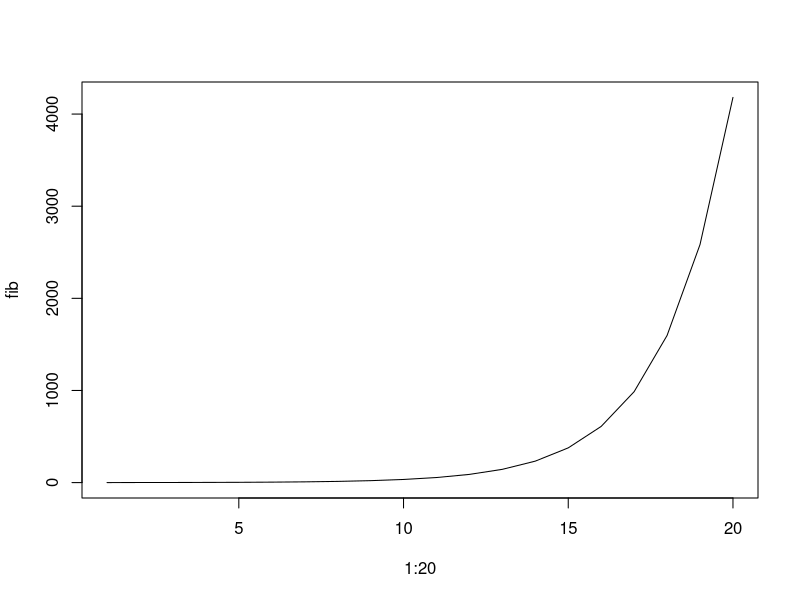

Generate this figure with R: (Note: this script raises an error after producing the figure.)
# 0.1 Libraryk behívása ----------

require("dplyr")
require("lazyeval")
require("ggplot2")
require("purrr")
require("gridExtra")

# 0.2 Ismétlés ----------
# Írjunk olyan parancsot, ami tetszőleges hosszúságú Fibonacci számsort állít elő!
# Fibonacci-sor:
# Olyan sorozat, amely minden n-edik elemének értéke megegyezik az n-1-edik
# és az n-2-edik elem összegével:
# 0, 1, 1, 2, 3, 5, 8, 13, 21, stb.
# Íjrunk egy olyan parancsot, ami megkeresi az x-nél kisebb összes prímszámot!

fib <- c(0,1)
for (i in 3:20) {
  fib[[i]] <- fib[[i-1]] + fib[[i-2]]
  print(i)
  print(fib)
}
plot(1:20,fib,type='l')
# 1. Függvények ----
# Hogyan tudjuk megoldani azt, hogy ugyanazt a parancsot tetszőleges változón,
# vagy bemeneti értéken hajtsuk végre?

x = 99
if (x > 100) {
    print("Juhu, a szam nagyobb szaznal.")
} else if (x == 100) {
    print("Hoho, a szam pont 100!")
} else {
    print("Sajnos a szam kisebb 100-nal")
}

# Jó lenne egy olyan parancs, pléldáulaminek a neve például check100,
# ahova csak beírom a számot és megmondja a választ a kérdésre így:

#     x=99
#     check100(x)
#     output: [1] "A szám kisebb, mint száz!"

# A megoldás: függvény!
# Végrehajtja nekünk ugyanazt a parancsot, tetszőleges bemenettel
# Működése:

#     <<bemenet>> --> függvény --> <<kimenet>>
#     
# Szintaxisa:

#     függvény_név <- function(argumentum) {
#       kimeneti_érték <- csinálj-valamit-az-argumentummal
#       return(kimeneti_érték)
#     }

adj_hozza_egyet <- function(x) {
  x + 1
}

adj_hozza_egyet(3)

check_100 <- function(szam) {
    if (szam > 100) {
        szoveg <- "Juhu, a szam nagyobb szaznal."
    } else if (szam == 100) {
        szoveg <- "Hoho, a szam pont 100!"
    } else {
        szoveg  <-"Sajnos a szam kisebb 100-nal"
    }
    return(szoveg)
}

check_100(77)

check_100(100)

check_100(1000)

# 1.1 Lokális és globális változók --------
# Ha a függvényen belül létrehozunk egy változót, azt nem tudjuk a függvényen kívül elérni!!!

# Miért más az eredménye az alábbi két parancs végrehajtásának?


szoveg <- 'semmi'
szam <- 77

if (szam > 100) {
    szoveg <- "Juhu, a szam nagyobb szaznal."
} else if (szam == 100) {
    szoveg <- "Hoho, a szam pont 100!"
} else {
    szoveg <- "Sajnos a szam kisebb 100-nal"
}

print(szoveg)

szam <- 77
szoveg <- 'semmi'

check_100 <- function(szam) {
    if (szam > 100) {
        szoveg <- "Juhu, a szam nagyobb szaznal."
    } else if (szam == 100) {
        szoveg <- "Hoho, a szam pont 100!"
    } else {
        szoveg <- "Sajnos a szam kisebb 100-nal"
    }
    return(szoveg)
}

check_100(77)
print(szoveg)

# A <<- hozzárendelés globális változót csinál a változóból,
# amihez az értéket rendeljük, így azt a függvényen kívülről is elérjük:

szoveg <- 'semmi'

check_100 <- function(szam) {
    if (szam > 100) {
        szoveg <<- "Juhu, a szam nagyobb szaznal."
    } else if (szam == 100) {
        szoveg <<- "Hoho, a szam pont 100!"
    } else {
        szoveg <<- "Sajnos a szam kisebb 100-nal"
    }
    return(szoveg)
}

check_100(77)
print(szoveg)

# Működőképes lehet a következő függvény?
x <- c(1,2)

append_x <- function(number) {
    x <- append(x,number)
}

append_x(3)
print(x)

# Hogy lehetne működőképessé tenni?


append_x(3)
print(x)

adj_nullat <- function(){
  return(0)
}

x <- adj_nullat()
x

# 1.2 Feladatok --------

# Írjunk olyan függvényt, ami az adott számra megmondja nekünk,
# hogy az pozitív, negatív, vagy 0!


# Írjunk a Fibonacci sorozatra függvényt, ami tetszőleges szám beadására
# kiadja az annak megfelelő hosszúságú Fibonacci-sort, pl.:

#     fib(8)
#     Output: [1] 0,1,1,2,3,5,8,13

x <- fib(fib_hossz=8)
x
# 2 A tanultak alkalmazása elemzésnél ----

# 2.1 Statisztikai függvények --------
# Készíthetünk függvényeket különböző statisztikai problémákra

# Példa:
# A standard hiba kiszámításához szükség van a szórás [sd()],
# az elemszám [length()] és a gyök [sqrt] függvények kombinálására:

mtcars$mpg

sem <- function(data) {
    return(sd(data)/sqrt(length(data)))
}

sem(mtcars$mpg)

# De kiszámíthatjuk a konfidencia-intervallumot is!
# A konfidencia intervallum n>30 esetén a standard normál eloszláshoz,
# míg n<=30-nál a megfelelő szabadságfokú t eloszláshoz tartozó érték.
# A két eloszláshoz az qnorm() és qt() függvények lesznek segítségül.

# Értelmezzük az elkészített függvényt, mit csinál pontosan:


CI <- function(dataset) {
    if (length(dataset) > 30) {
        m = qnorm(0.975)
    }
    else {
        m = qt(0.975,df=(length(dataset)-1))
    }
    return(m*sem(dataset))
}

CI(mtcars$mpg)

# 2.1.1 Feladat ------------
# Készítsünk olyan függvényt, ami megadja a konfidencia-intervallum
# átlagtól számított alsó és felső határát egy vektorban!


# 2.2 Könyvtárak saját függvényeinek módosítása --------

# Nézzük meg az mtcars adatbázist a dplyr csomagból!


head(mtcars)
str(mtcars)

# A summarize segítségével készítsünk pivot táblát!


pivot_table <- summarize(group_by(mtcars, am, cyl),
                         mean = mean(mpg),
                         error = sd(mpg),
                         n = length(mpg))
pivot_table

# Egy kis kitérő:
# 2.2.1 Mi az az NSE? ------------

# Mi a különbség a két parancs között?

pivot_table <- summarize(group_by(mtcars,
                                  am, cyl),
                         mean = mean(mpg),
                         error = sd(mpg),
                         n = length(mpg))

pivot_table

pivot_table <- summarize_(group_by_(mtcars,
                                    "am", "cyl"),
                          mean = "mean(mpg)",
                          error = "sd(mpg)",
                          n = "length(mpg)")

pivot_table

# Látszik, hogy a két pivot függvény eltlrő parancsokat használ:
# Az egyiknek a group_by, illetve a summarize, míg a másiknak pedig a group_by_
# és a summarize_ parancs szerepel az argumentumati között!
# A dplyr alapértelmezésben NSE-t, azaz nem standard kiértékelést használ az argumentumoknál.
# Ez azt jelenti, hogy a megadott argumentumot egy speciális környezetben értelmezi, például:

cyl

# Ez egy nem létező változó, az mtcars adattábla egy oszlopa, amihez úgy férünk hozzá, hogy:

mtcars$cyl

mtcars[["cyl"]]

# Akkor a summarize függvény vajon honnan tudja,
# hogy a group_by(mtcars, cyl, gear) esetében a cyl kifejezést
# az mtcars táblázat egy oszlopára kell érteni??
# Onnan, hogy van egy speciális (és veszélyes) függvény, ami képes értelmezni
# az adott változót egy másik környezetben.
# Ehhez az kell, hogy képesek legyünk kiértékelés nélkül továbbvinni egy kifejezést.

x <- 10

# A quote(kifejezés) függvény "nem hagyja" a programnak, hogy kiértékelje a bevitt kifejezést:

x

quote(x)

# Ez hasznos lehet, ha szeretnénk kinyerni a változó nevét, példáaul a deparse függvénnyel:

deparse(10)

deparse(x)

deparse(quote(x))

# Az eval(kifejezés,környezet) függvény pont az ellenkezőjét teszi:
# mindenképpen kiértékeli a kifejezést az adott környezet szerint.

eval(x)

# Akkor ez vajon miért nem működik:

eval(x, list(x = 2))

# Mert x már kiértékelésre kerül a függvényen belül. Ezt akadályozhatjuk meg azzal,
# hogy az eval-t a quote-tal kombináljuk:

eval(quote(x), list(x=2))

# De x értéke ettől még nem változik:

x

# A substitute függvény, amit a legtöbb könyvtár (például a dpylr és a ggplot2)
# használ ennek a két vüggvénynek az ötvözete:

substitute(x, list(x=2))
x
# Egy példa:

substitute(cyl, mtcars)
mtcars$cyl
# A summarize() és a gorup_by() függvényekkel ellentétben
# a summarize_() és a gorup_by_() függvények SE-t, azaz standard kiértékelést használnak,
# tehát sima argumentumként kezelik a bevitt változókat,
# ezért stringként (vagy formulaként) kell őket beadni.

# NSE változat:

summarize(mtcars, mean(mpg))

# Ennek viszont nincs értelme:

summarize_(mtcars, mean(mpg))

# De ezeknek már van:

summarize_(mtcars, "mean(mpg)")

summarize_(mtcars, quote(mean(mpg)))

# Ez egy speciális változat, mert itt formulát használunk, aminek további nagyon sok előnye van:

summarize_(mtcars, ~mean(mpg))

# (Már) Mindegyik változat múködik saját függvényekkel is:

summarize(mtcars, sem(mpg))

summarize_(mtcars, ~sem(mpg))

summarize_(mtcars, "sem(mpg)")

# Így már egészen másképp látjuk a summarize és a summarize_ közti különbséget:


pivot_table <- summarize_(group_by_(mtcars,
                                    quote(am),
                                    quote(cyl)),
                          mean = ~mean(mpg),
                          error = ~sem(mpg),
                          n = ~length(mpg))

pivot_table

# Még egy kiegészítés: mi a helyzet, ha egy változó nevét,
# vagy értékét szeretnénk bevinni egy szöveges argumentumba?

# Ez így nem valami jó:

depvar <- mpg

summarize(mtcars, mean(depvar))

# Ez sem járható út:

depvar <- 'mpg'

summarize_(mtcars, ~mean(depvar))

# A megoldás az interp függvény a lazyeval csomagból!

?interp

# Mit csinálhatott a függvény?

interp("x + y +z", x = 1, y = 3)

# Akkor ennek mi lesz az eredménye?

interp(~x + y, x = 1)

# Ez már majdnem elég arra, hogy előállítsuk a kívánt formulát!

depvar <- "mpg"

interp(~mean(x), x = depvar)

# De sajnos idézüjelben marad az mpg, ami a summarize_-nak nem jó bemenet:

summarize_(mtcars, interp(~mean(x), x = depvar))

# Ennek a megoldásához a következő plusz lépésre van szükség:

depvar

as.name(depvar)

# Ez a stringből objektumot/szimbólumot csinál, amit már beilleszthetünk a kifejezésbe:

depvar <- "cyl"
interp(~mean(x), x = as.name(depvar))

# És így kapjuk meg azt a kifejezést, amire a sumamrize_-nak szüksége van bemenetként:

summarize_(mtcars, interp(~mean(x),
                          x = as.name(depvar)))

# Most már készen állunk arra, hogy saját változatot csináljunk a summarize_() függvényből!

summarize_mod <- function(data, depvar, ...) {
    # a '...' lehetove teszi, hogy a fuggveny meghivasanal
    # hozzadjunk tovabbi, nem nevesitett argumentumokat.
    summarize_(group_by_(data, ...),
               mean = interp(~mean(x), x=as.name(depvar)),
               error = interp(~sem(x), x=as.name(depvar)),
               n = interp(~length(x), x=as.name(depvar))
               )
}

pivot_table = summarize_mod(data=mtcars, depvar='mpg', 'am', 'cyl')
pivot_table

# De az összesítésnél használt függvényt is kicserélhetjük sajáttal:
osszesitsd <- function(data,aggfunc=mean){
  aggfunc(data)
}

osszesitsd(mtcars$mpg,mean)

summarize_mod <- function(data, depvar, ..., aggfunc=mean, errfunc=sem) {
  # a '...' lehetove teszi, hogy a fuggveny meghivasanal
  # hozzadjunk tovabbi, nem nevesitett argumentumokat.
  summarize_(group_by_(data, ...),
             agg = interp(~aggfunc(x), x=as.name(depvar)),
             error = interp(~errfunc(x), x=as.name(depvar)),
             n = interp(~length(x), x=as.name(depvar))
  )
}

pivot_table_2 = summarize_mod(data=mtcars, 'mpg', 'am', 'cyl', aggfunc=median)
pivot_table_2

# 2.3 A korábbiak kombinálása az ábrázolással --------

# Az elkészült pivot táblát ábrázolhatjuk a ggplot-tal:

# készítünk egy változót arra, amiben az oszlopok távolságát tároljuk:

dodge <- position_dodge(width = 0.9)

# Alternatív meghívása a ggplot-nak: a plotunkat  egy változóhoz rendeljük és
# egyenként adjuk hozzá az elemeket:

# A plot:

ax1 <- ggplot(pivot_table,
              aes(x=factor(cyl),
                  y=mean,
                  fill=factor(am)))

# Oszlopok:

ax1 <- ax1 + geom_bar(stat="identity",
                      position=dodge)

# Hibasávok:

ax1 <- ax1 + geom_errorbar(position = dodge,
                           width = 0.25,
                        aes(ymin=mean-error,
                            ymax=mean+error))

# És jelenítsük meg!

ax1

# Egy kis kitérő:
# 2.3.1 Listák (avagy szótárak) ------------

#     list1 <- list(kulcs1=érték1, kulcs2=érték2)
# A list1[kulcs] paranccsal megkapjuk a kulcshoz hozzárendelt értéket.

proba_lista <- list('x'=c(1,2), 'y'=c(3,4))
proba_lista

# Utólag is hozzáadhatunk értéket a listához:

proba_lista[['z']] = c(5,6)
proba_lista

# Adjunk az mtcars tábla minden oszlopának nevéhez egy leírást a súgó alapján,
# amit majd egy listában tárolunk:

?mtcars

names_list <- list("mpg"="Miles/(US) gallon",
                   "cyl"="Number of cylinders",
                   "disp"="Displacement (cu.in.)",
                   "hp"="Gross horsepower",
                   "drat"="Rear axle ratio",
                   "wt"="Weight (1000 lbs)",
                   "qsec"="1/4 mile time",
                   "vs"="V/S",
                   "am"="Transmission (0 = automatic, 1 = manual)",
                   "gear"="Number of forward gears",
                   "carb"="Number of carburetors")
names_list

# Kilistázhatjuk a kulcsokat:

names(names_list)

# Vagy kereshetünk leírásokat a kulcsok alapján:

names_list[["mpg"]]

# És ezt a listát felhasználhatjuk arra, hogy a diagramon
# a változók nevei helyett a leírást jelenítsük meg:

ax1

ax1 <- ax1 + scale_fill_discrete(name = names_list[["gear"]]) +
             labs(x = names_list[["cyl"]], y = names_list[["mpg"]])

ax1

# Miért jó az, hogy listával definiáljuk a neveket ahelyett, hogy kézzel beírnánk őket?
# Azért, mert így írhatunk saját függvényt a grafikus ábrázolásra!

mean_bar_plot <- function(data, depvar, gvar1, gvar2) {
    # Elkeszitjuk a pivot tablat:
    pivot_table = summarize_mod(data=data, depvar=depvar, gvar1, gvar2)
    dodge <- position_dodge(width = 0.9)
    # print(pivot_table)
    return(ggplot(pivot_table, aes(x=as.factor(pivot_table[[gvar1]]),
                            y=agg, # Vigyazat: itt kombinaljuk az NSE-t es az SE-t!
                            fill=as.factor(pivot_table[[gvar2]]))) +
            geom_bar(stat="identity", position=dodge) +
            geom_errorbar(position = dodge, width = 0.25,
                aes(ymin=agg-error, ymax=agg+error)) +
            # Itt mar csak a cimkeket kell hozzaadni, azaz minden argumentumhoz
            # ki kell keresni a hozza illo nevet a names_list listabol:
            scale_fill_discrete(name = names_list[[gvar2]]) +
            labs(x = names_list[[gvar1]], y = names_list[[depvar]])
    )
}

mean_bar_plot(data=mtcars, depvar='mpg', gvar1='am', gvar2='cyl')
# Rovidebb valtozat: mean_bar_plot(mtcars, 'mpg', 'cyl', 'gear')

# Ezután elrakhatjuk a vizsgált függő változók neveit egy vektorba:

depvars = c('mpg','disp','wt')

# És egyszerűen csinálhatunk plotot minden minden függő változóra:

plots <- list()
for (var in depvars) {
    plots[[var]] <- mean_bar_plot(data=mtcars, depvar=var, gvar1='cyl', gvar2='gear')
}
do.call(grid.arrange,plots)

# 3. Parancsok ciklikus végrehajtása ----------
# Mi van, ha szeretnénk egy olyan függvényt, ami negatív számokra 0-t ad, pozitív számokra önmagukat
# Megj.: Ez egy gyakran használt, ún. relu, vagy rectifier aktivációs fv. neurális hálókban

relu <- function(x) {
  if(x >= 0){
    return(x)
  } else {
    return(0)
  }
}

relu(1)
#     output: [1] 1
relu(-1)
#     output: [1] 0

# Mi a helyzet, ha ezt a függvényt vektoron szeretnénk alkalmazni?
-10:10
relu(-10:10)

# 1. megoldás: Map() függvény: alkalmaz egy adott függvényt egy vektor összes elemén
?Map
Map(relu, -10:10)

# Ez nem a legelegánsabb... Szerencsére a purrr csomagban rendelekzésre állnak
# Olyan map függvények, amelyek megadott adattípusokat adnak vissza
# VIGYÁZAT: az argumentumok sorrendje pont fordított a Map()-hez képest!
?map
map(-10:10, relu)
map_dbl(-10:10, relu)

# Azért nagyon jó a fordított argumentumsorrend, mert így könnyű pipe-pal
# használni a függvényt:
-10:10 %>% 
  map_dbl(relu)

# Megjegyzés: a map...() függvénycsalád és a Map() működik névtelen függvényekkel:
# elég, ha az argumentumon belül definiáljuk a függvényt
map_dbl(-10:10, function(x) if (x > 0) {x} else {0})
# Egyszerűbben:
map_dbl(-10:10, function(x) max(x,0))

# Nyakatekert megoldás: map_if() -> feltételesen hajt végre egy függvényt:
map_if(-10:10, function(x) x < 0, function(x) 0)

# 2. megoldás: a függvény újradefiniálása for ciklussal

relu <- function(x){
  v <- c()
  for (xi in x){
    if (xi > 0){
      v <- c(v,xi)
    }else{
      v <- c(v,0)
    }
  }
  return(v)
}

relu(-10:10)

# 3. megoldás: a for-if párosítás helyett az ifelse függvényt használjuk,
# ami egy if-else elágazást képes egyetlen paranccsal végrehajtani egy elágazást
# egy vektor minden elemén
?ifelse
relu <- function(x) {
  ifelse(x > 0, x, 0)
}

relu(-20:20)

x <- seq(-100,100,0.01)
relu(x)
plot(x, relu(x), type='l')

# Ennek nagy előnye, hogy annyira egyszerűen használható,
# hogy még külön definiálnunk sem kell a függvényt, mégis átlátható lesz:
plot(x, ifelse(x > 0, x, 0), type="l")
